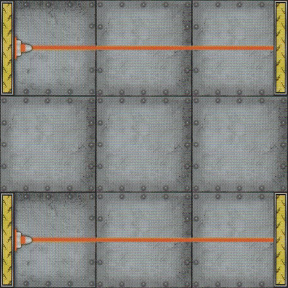

Tiled map render using the project's own tile images. Description and the whole map definition, tile-layer contents included, below:
An orthogonal 3x3 tile map with 96x96 px tiles, 4 tile layers (Floor, Laser, FromLaser, WallRight).

<map version="1.2" tiledversion="1.2.2" orientation="orthogonal" renderorder="right-down" width="3" height="3" tilewidth="96" tileheight="96" infinite="0" nextlayerid="13" nextobjectid="1">
 <tileset firstgid="1" source="../RoboRallyTiles.tsx" />
 <layer id="1" name="Floor" width="3" height="3">
  <data encoding="csv">
5,5,5,
5,5,5,
5,5,5
</data>
 </layer>
 <layer id="8" name="Laser" width="3" height="3">
  <data encoding="csv">
34,35,35,
0,0,0,
34,35,35
</data>
 </layer>
 <layer id="12" name="FromLaser" width="3" height="3">
  <data encoding="csv">
34,0,0,
0,0,0,
34,0,0
</data>
 </layer>
 <layer id="9" name="WallRight" width="3" height="3">
  <data encoding="csv">
0,0,21,
0,0,0,
0,0,21
</data>
 </layer>
</map>
